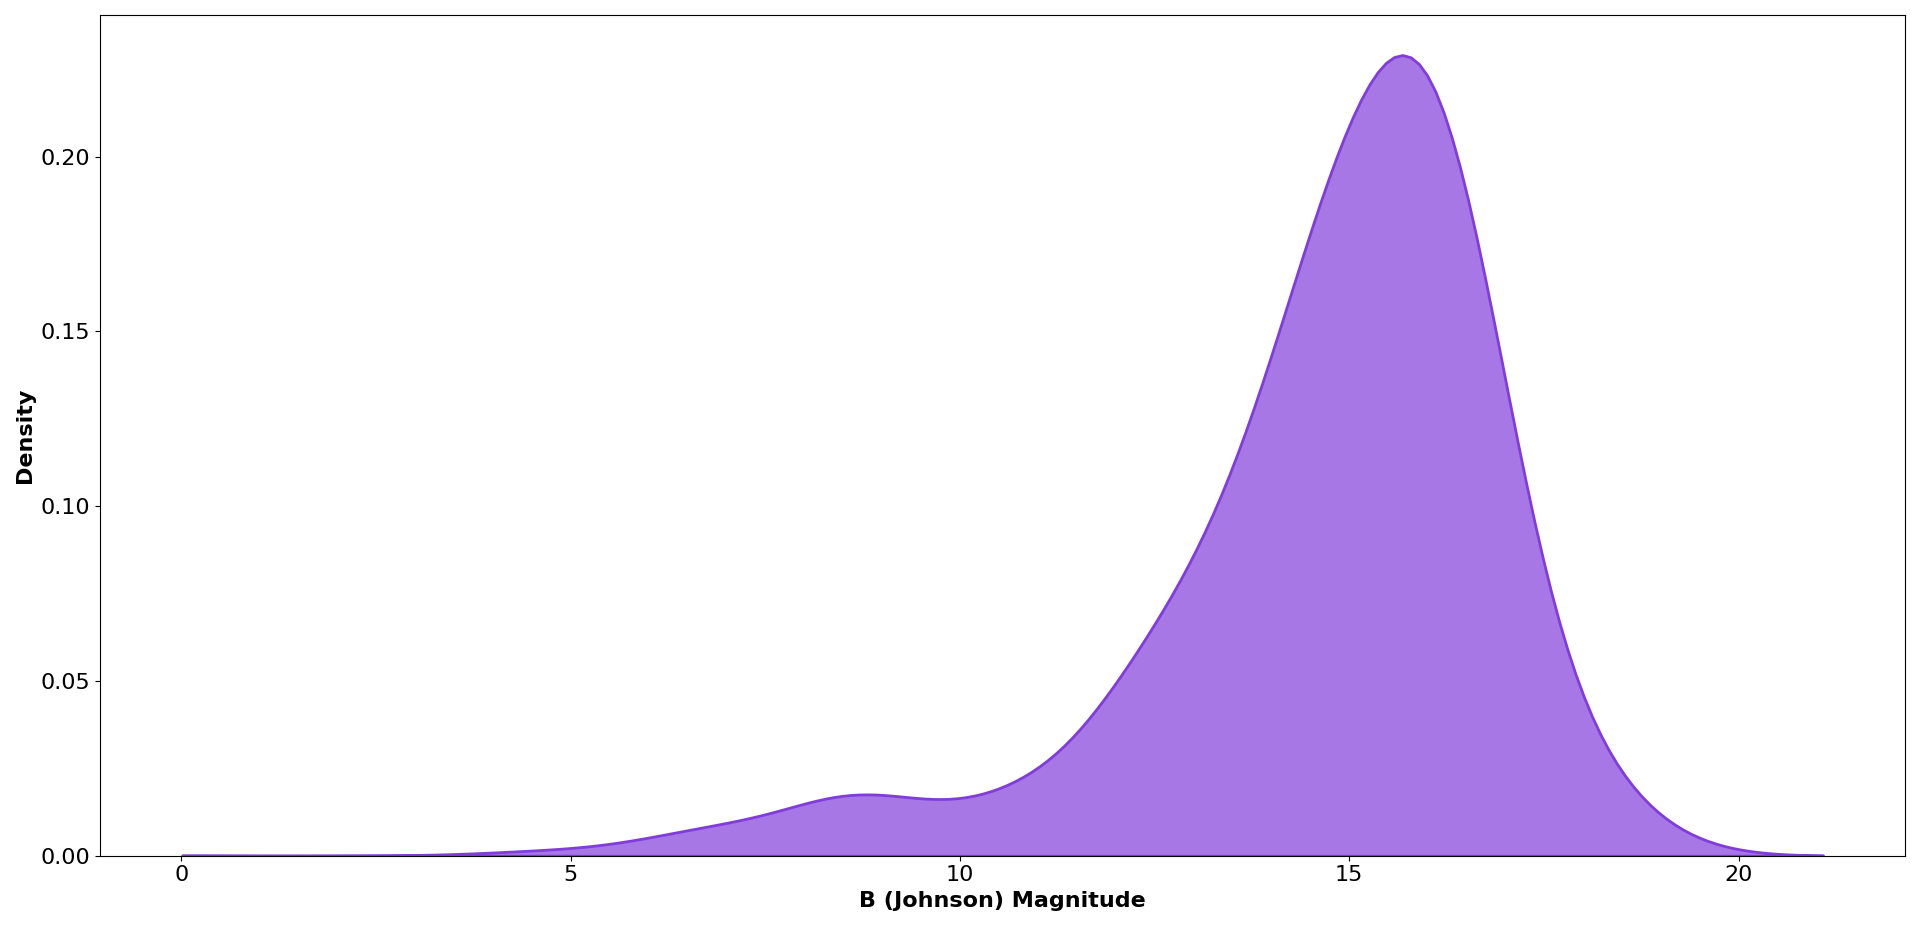

This chart was generated by the following Python code:

# Paths:
path_data = "data/"

# Packages:
import numpy as np
import pandas as pd
import seaborn as sns
import matplotlib.pyplot as plt

# Display options:
pd.set_option("display.width", 1200)
pd.set_option("display.max_columns", 300)
pd.set_option("display.max_rows", 300)

# Dataset:
df = pd.read_csv(path_data + "nasa_exoplanets.csv")
df_varnames = pd.read_csv(path_data + "nasa_exoplanets_var_names.csv")

# Variables:
x_var = "sy_bmag"
x_var_name = df_varnames.loc[(df_varnames["var"] == x_var), ["var_name"]].values[0][0]

# Adapt the data:
x_vals = df[x_var].tolist()

# Plot:
fig, ax = plt.subplots(
    figsize = (20, 10),
    tight_layout = True
)
_ = sns.kdeplot(
    x = x_vals,
    color = "#813DDA",
    shade = True,
    alpha = 0.7,
    linewidth = 2,
    ax = ax,
    clip = (min(x_vals), max(x_vals)),
    bw_method = 0.3
)
_ = ax.set_xlabel(
    x_var_name,
    fontsize = 16,
    fontweight = "bold"
)
_ = ax.set_ylabel(
    "Density",
    fontsize = 16,
    fontweight = "bold"
)
_ = ax.tick_params(
    axis = "x", 
    which = "major", 
    labelsize = 16
)
_ = ax.tick_params(
    axis = "y", 
    which = "major", 
    labelsize = 16
)
plt.legend(
    [], [], 
    frameon = False
)
